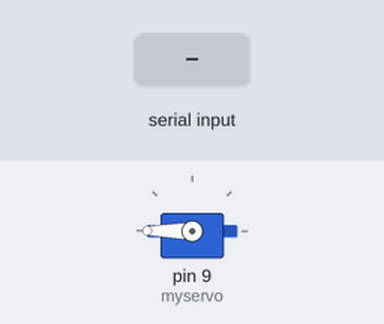
Bench run of a sketch on a simulated Arduino Uno, built with avr-gcc and run on an emulated ATmega328P. Shown: servo. The test bench sets the inputs (shaded band).

Above: at 1.2 s.
1.3 s: "on\n" received over Serial
At 1.45 s:
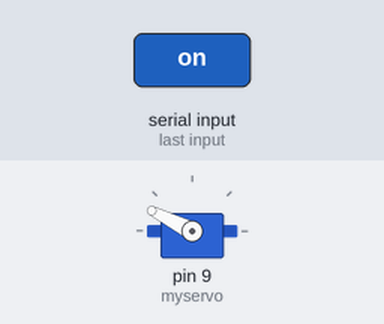
At 2.06 s:
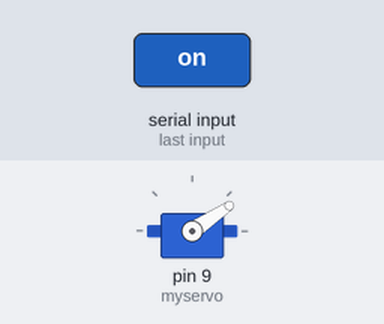
Timing chart, 0 to 10.3 s (numbered marks = the images above; inputs shaded):
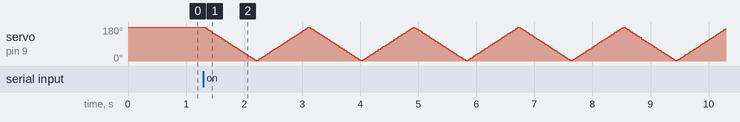

The sketch:

servo_control.ino
```cpp
#include <Servo.h>

Servo myservo;

String command = "";
int pos = 180;
int direction = -1;
bool isOn = false;

unsigned long lastMoveTime = 0;
const int moveDelay = 5;

void setup() {
  myservo.attach(9);
  Serial.begin(9600);
  Serial.setTimeout(50);

  myservo.write(180);
}

void loop() {
  // Read commands from Python
  if (Serial.available() > 0) {
    command = Serial.readStringUntil('\n');
    command.trim();

    if (command == "on") {
      isOn = true;
    }
    else if (command == "off") {
      isOn = false;
    }
  }

  // Sweep between 180 and 0 while ON
  if (isOn && millis() - lastMoveTime >= moveDelay) {
    lastMoveTime = millis();

    myservo.write(pos);

    pos += direction;

    if (pos <= 0) {
      pos = 0;
      direction = 1;
    }
    else if (pos >= 180) {
      pos = 180;
      direction = -1;
    }
  }
}
```
